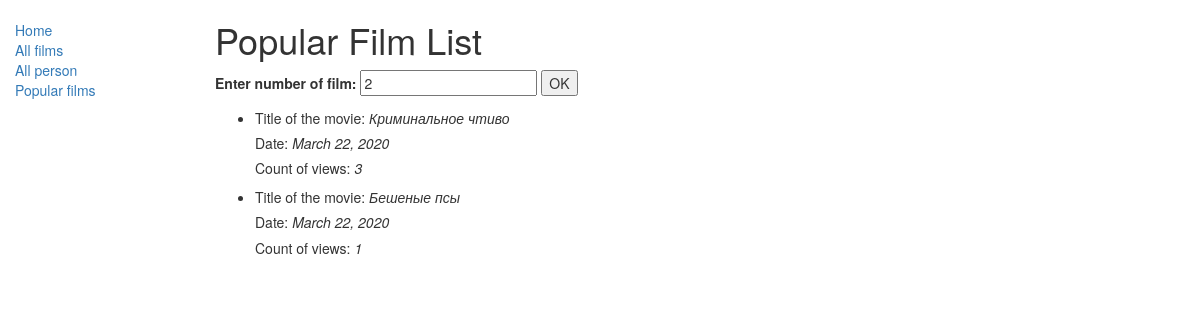
The page /cinema/popular-films/ on the database as committed earlier.
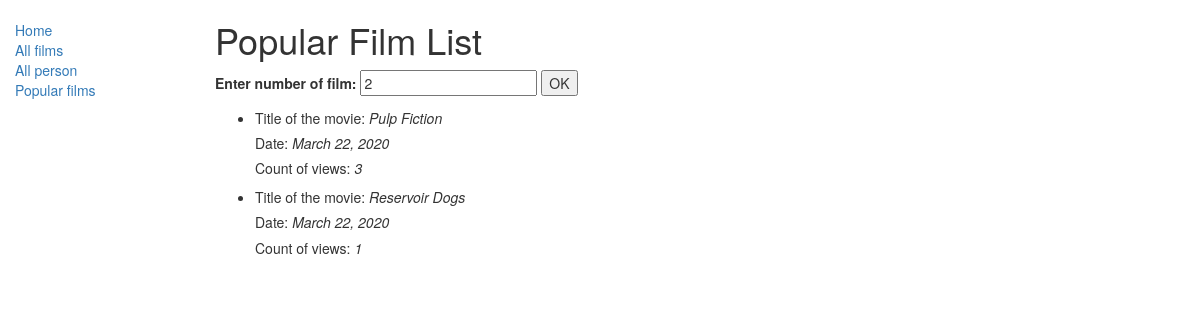
The same page on the database as committed later.
### cinema/models.py (models this page shows, shortened)
class MovieViewsPerWeek(models.Model):
    film = models.OneToOneField(
        Film,
        on_delete=models.CASCADE,
        primary_key=True,
    )
    data = models.DateField()
    count_views = models.PositiveIntegerField(default=0)

class Film(models.Model):
    film_name = models.CharField(max_length=40)
    year = models.DateField()
    creator_name = models.ForeignKey(Persona, on_delete=models.CASCADE, related_name='+')
    actors = models.ManyToManyField(Persona)
    def __str__(self):
        return self.film_name

### cinema/views.py (the view)
# urls.py: path('popular-films/', views.PopularFilmListView.as_view(), name='popular-films'),
class PopularFilmListView(DirectorYearActor, generic.ListView):
    model = MovieViewsPerWeek

### cinema/templates/cinema/movieviewsperweek_list.html
{% extends "base_generic.html" %}
{% block content %}
    <h1>Popular Film List</h1>
    <label for="num_film">Enter number of film: </label>
    <input id="val_film" type="number" name="name_field" value="2">
    <input type="submit" value="OK">
    {% if movieviewsperweek_list %}
    <ul>
      {% for film in movieviewsperweek_list %}
      <li>
        <h5>Title of the movie: <i>{{ film.film}}</i></h5>
        <h5>Date: <i>{{ film.data }}</i></h5>
        <h5>Count of views: <i>{{ film.count_views }}</i></h5>
      {% endfor %}
    </ul>
    {% else %}
      <p>There are no popular films in the cinema.</p>
    {% endif %}
{% endblock %}

Rows that differ between the two databases and show on the page:
changed through a linked row, MovieViewsPerWeek: film "Криминальное чтиво" → "Pulp Fiction"
changed through a linked row, MovieViewsPerWeek: film "Бешеные псы" → "Reservoir Dogs"
